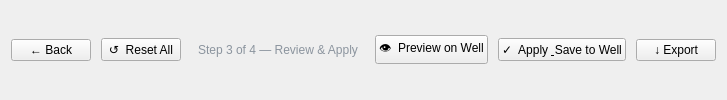
     <widget class="QWidget" name="actionBar">
      <layout class="QHBoxLayout" name="actionBarLayout">
       <property name="contentsMargins"><rect><x>20</x><y>0</y><width>20</width><height>0</height></rect></property>
       <property name="spacing"><number>10</number></property>

       <item>
        <widget class="QPushButton" name="btnBack">
         <property name="text"><string>← Back</string></property>
         <property name="cursor"><cursorShape>PointingHandCursor</cursorShape></property>
        </widget>
       </item>
       <item>
        <widget class="QPushButton" name="btnReset">
         <property name="text"><string>↺  Reset All</string></property>
         <property name="cursor"><cursorShape>PointingHandCursor</cursorShape></property>
        </widget>
       </item>

       <item><spacer><property name="orientation"><enum>Qt::Horizontal</enum></property></spacer></item>

       <!-- Step indicator -->
       <item>
        <widget class="QLabel">
         <property name="text"><string>Step 3 of 4 — Review &amp; Apply</string></property>
         <property name="styleSheet"><string>color:#8b949e;font-size:12px;</string></property>
        </widget>
       </item>

       <item><spacer><property name="orientation"><enum>Qt::Horizontal</enum></property></spacer></item>

       <item>
        <widget class="QPushButton" name="btnPreview">
         <property name="text"><string>👁  Preview on Well</string></property>
         <property name="cursor"><cursorShape>PointingHandCursor</cursorShape></property>
        </widget>
       </item>
       <item>
        <widget class="QPushButton" name="btnApply">
         <property name="text"><string>✓  Apply &amp; Save to Well</string></property>
         <property name="cursor"><cursorShape>PointingHandCursor</cursorShape></property>
        </widget>
       </item>
       <item>
        <widget class="QPushButton" name="btnExport">
         <property name="text"><string>↓ Export</string></property>
         <property name="cursor"><cursorShape>PointingHandCursor</cursorShape></property>
        </widget>
       </item>

      </layout>
     </widget>
